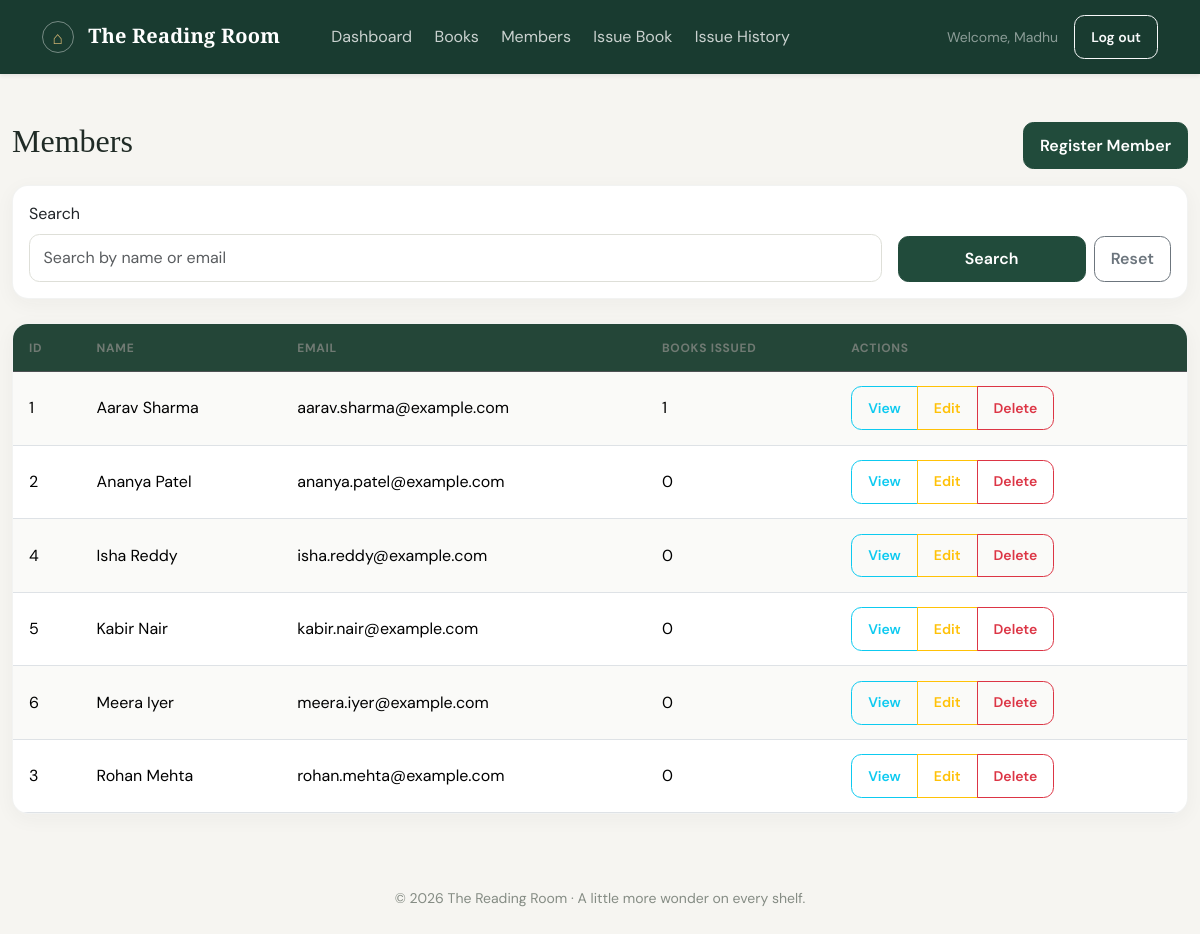
Screenshot of /members/ (signed in) with the database file from the repository.
### library/models.py (models this page shows, shortened)
class Member(models.Model):
    name = models.CharField(max_length=200)
    email = models.EmailField(unique=True)
    class Meta:
        ordering = ['name']
    @property
    def books_issued(self):
        return self.issues.filter(return_date__isnull=True).count()

### library/views.py (the view)
# urls.py: path('members/', views.member_list, name='member_list'),
@login_required
def member_list(request):
    members = Member.objects.all()
    query = request.GET.get('q', '').strip()
    if query:
        members = members.filter(Q(name__icontains=query) | Q(email__icontains=query))
    context = {'members': members, 'query': query}
    return render(request, 'library/member_list.html', context)

### library/authentication.py (called while the page is built)
    def get_user(self, user_id):
        user_model = get_user_model()
        try:
            user = user_model.objects.get(pk=user_id)
        except user_model.DoesNotExist:
            return None
        return user if self.user_can_authenticate(user) else None

    @staticmethod
    def user_can_authenticate(user):
        return getattr(user, 'is_active', True)

### library/templates/library/member_list.html
{% extends 'library/base.html' %}
{% block content %}
<div class="d-flex justify-content-between align-items-center mb-3 flex-wrap gap-2">
    <h2>Members</h2>
    <a href="{% url 'member_create' %}" class="btn btn-primary">Register Member</a>
</div>
<div class="card mb-4">
    <div class="card-body">
        <form method="get" class="row g-3 align-items-end">
            <div class="col-md-9">
                <label for="q" class="form-label">Search</label>
                <input type="text" id="q" name="q" class="form-control" value="{{ query }}" placeholder="Search by name or email">
            </div>
            <div class="col-md-3 d-flex gap-2">
                <button type="submit" class="btn btn-primary flex-fill">Search</button>
                <a href="{% url 'member_list' %}" class="btn btn-outline-secondary">Reset</a>
            </div>
        </form>
    </div>
</div>
<div class="table-responsive card">
    <table class="table table-striped table-hover mb-0">
        <thead class="table-dark">
            <tr>
                <th>ID</th>
                <th>Name</th>
                <th>Email</th>
                <th>Books Issued</th>
                <th>Actions</th>
            </tr>
        </thead>
        <tbody>
            {% for member in members %}
            <tr>
                <td>{{ member.id }}</td>
                <td>{{ member.name }}</td>
                <td>{{ member.email }}</td>
                <td>{{ member.books_issued }}</td>
                <td>
                    <div class="btn-group btn-group-sm" role="group">
                        <a href="{% url 'member_detail' member.pk %}" class="btn btn-outline-info">View</a>
                        <a href="{% url 'member_update' member.pk %}" class="btn btn-outline-warning">Edit</a>
                        <a href="{% url 'member_delete' member.pk %}" class="btn btn-outline-danger" data-confirm="Delete this member?">Delete</a>
                    </div>
                </td>
            </tr>
            {% empty %}
            <tr>
                <td colspan="5" class="text-center py-4">No members found.</td>
            </tr>
            {% endfor %}
        </tbody>
    </table>
</div>
{% endblock %}

### library/templates/library/base.html (shortened to what this page needs)
{% load static %}
<!DOCTYPE html>
<html lang="en">
<head>
    <link href="https://cdn.jsdelivr.net/npm/bootstrap@5.3.3/dist/css/bootstrap.min.css" rel="stylesheet">
    <link rel="stylesheet" href="{% static 'library/css/style.css' %}">
</head>
<body>
    <nav class="navbar navbar-expand-lg navbar-dark shadow-sm">
        <div class="container">
            <a class="navbar-brand fw-bold" href="{% url 'dashboard' %}"><span class="brand-mark">⌂</span> The Reading Room</a>
            <div class="collapse navbar-collapse" id="mainNav">
                <ul class="navbar-nav me-auto mb-2 mb-lg-0 ms-lg-4">
                    <li class="nav-item"><a class="nav-link" href="{% url 'dashboard' %}">Dashboard</a></li>
                    <li class="nav-item"><a class="nav-link" href="{% url 'book_list' %}">Books</a></li>
                    <li class="nav-item"><a class="nav-link" href="{% url 'member_list' %}">Members</a></li>
                    <li class="nav-item"><a class="nav-link" href="{% url 'issue_book' %}">Issue Book</a></li>
                    <li class="nav-item"><a class="nav-link" href="{% url 'issue_list' %}">Issue History</a></li>
                </ul>
                {% if request.user.is_authenticated %}
                    <div class="d-flex align-items-center gap-3">
                        <span class="text-white-50 small d-none d-lg-inline">Welcome, {{ request.user.first_name|default:request.user.email }}</span>
                        <form method="post" action="{% url 'logout' %}">
                            <button type="submit" class="btn btn-outline-light btn-sm">Log out</button>
                        </form>
                    </div>
                {% endif %}
            </div>
        </div>
    </nav>
    <main class="container app-shell py-4 py-lg-5">
        {% block content %}{% endblock %}
    </main>
    <footer class="footer py-4">
        <div class="container text-center">
            <small>© {% now 'Y' %} The Reading Room · A little more wonder on every shelf.</small>
        </div>
    </footer>
</body>
</html>

### library/static/library/css/style.css (style rules this page uses)
:root { --ink: #202b26; --muted: #78817b; --paper: #f6f5f1; --green: #214b3b; --green-light: #e5eee8; --gold: #d8b975; --line: #e9e8e1; }
body { min-height: 100vh; background: var(--paper); color: var(--ink); font-family: 'DM Sans', Arial, sans-serif; }
h1, h2, h3, h4, .serif { font-family: 'Playfair Display', Georgia, serif; }
.navbar { background: #193b30; padding: 0.95rem 0; }
.navbar-brand { font-family: 'Playfair Display', Georgia, serif; letter-spacing: 0.01em; }
.brand-mark { display: inline-grid; width: 2rem; height: 2rem; margin-right: 0.55rem; place-items: center; border: 1px solid rgba(255, 255, 255, 0.4); border-radius: 50%; color: var(--gold); font-size: 1.1rem; vertical-align: middle; }
.navbar .nav-link { color: rgba(255, 255, 255, 0.77); margin: 0 0.2rem; }
.app-shell { max-width: 1440px; min-height: calc(100vh - 145px); }
.card { border: 1px solid rgba(34, 57, 43, 0.06); border-radius: 1rem; background: #fff; box-shadow: 0 0.3rem 1.25rem rgba(39, 49, 40, 0.045); }
.table { --bs-table-bg: transparent; --bs-table-striped-bg: #fafaf8; }
.table thead th { color: #707a73; font-size: 0.75rem; font-weight: 700; letter-spacing: 0.06em; text-transform: uppercase; white-space: nowrap; }
.table th, .table td { padding: 0.9rem 1rem; vertical-align: middle; }
.table-dark { --bs-table-bg: #244638; --bs-table-color: #fff; }
input, select, textarea, .form-control, .form-select { border-color: #dedfd8 !important; border-radius: 0.65rem !important; }
input:not([type='checkbox']):not([type='radio']), select, textarea { min-height: 2.85rem; padding: 0.7rem 0.85rem; }
.btn { border-radius: 0.65rem; font-weight: 600; padding: 0.65rem 1rem; }
.btn-primary { border-color: var(--green); background: var(--green); }
.footer { color: #858c84; }

### rows the page displays
Member: id "1", name "Aarav Sharma", email "aarav.sharma@example.com", books_issued "1"
Member: id "2", name "Ananya Patel", email "ananya.patel@example.com", books_issued "0"
Member: id "4", name "Isha Reddy", email "isha.reddy@example.com", books_issued "0"
Member: id "5", name "Kabir Nair", email "kabir.nair@example.com", books_issued "0"
Member: id "6", name "Meera Iyer", email "meera.iyer@example.com", books_issued "0"
Member: id "3", name "Rohan Mehta", email "rohan.mehta@example.com", books_issued "0"

### other values shown
{{ request.user.first_name|default:request.user.email }} "Madhu"
